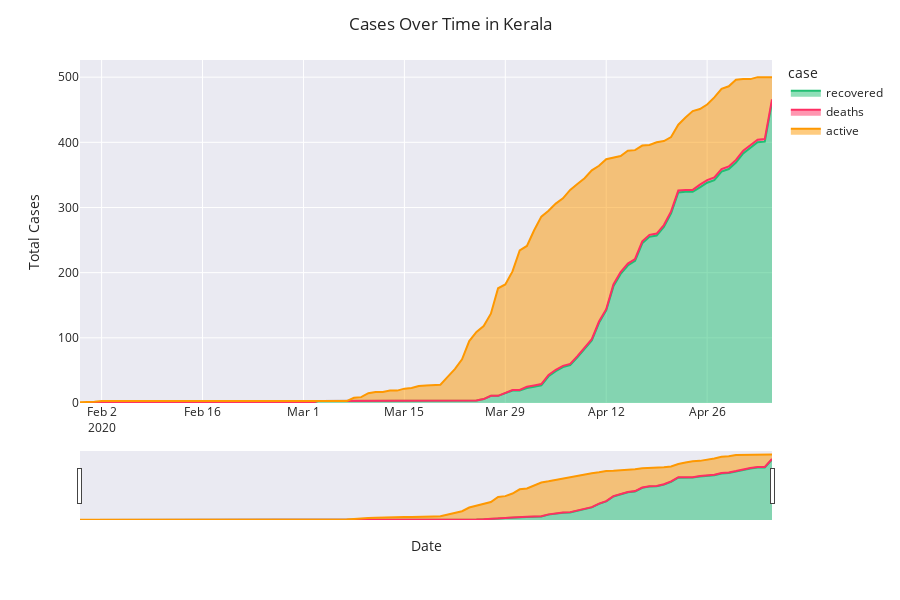
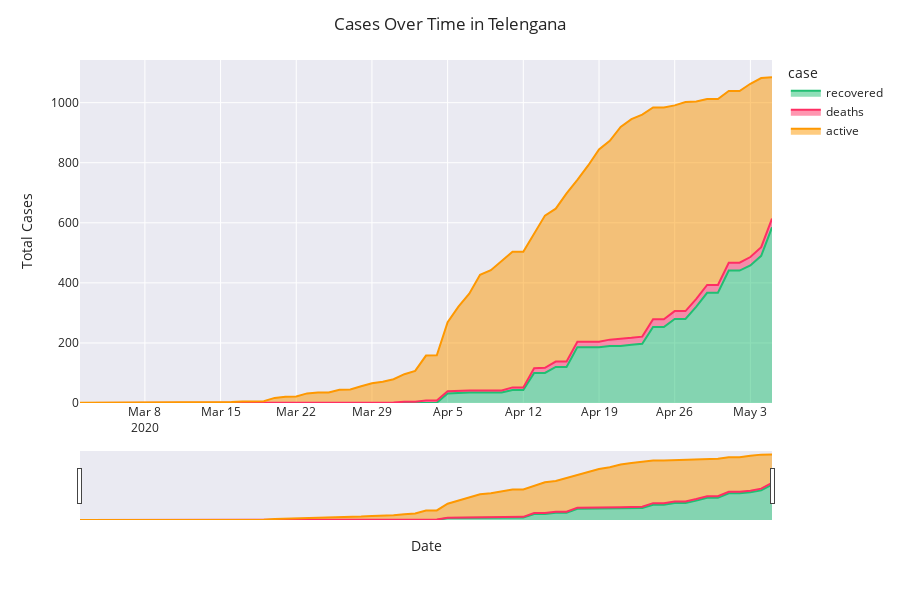
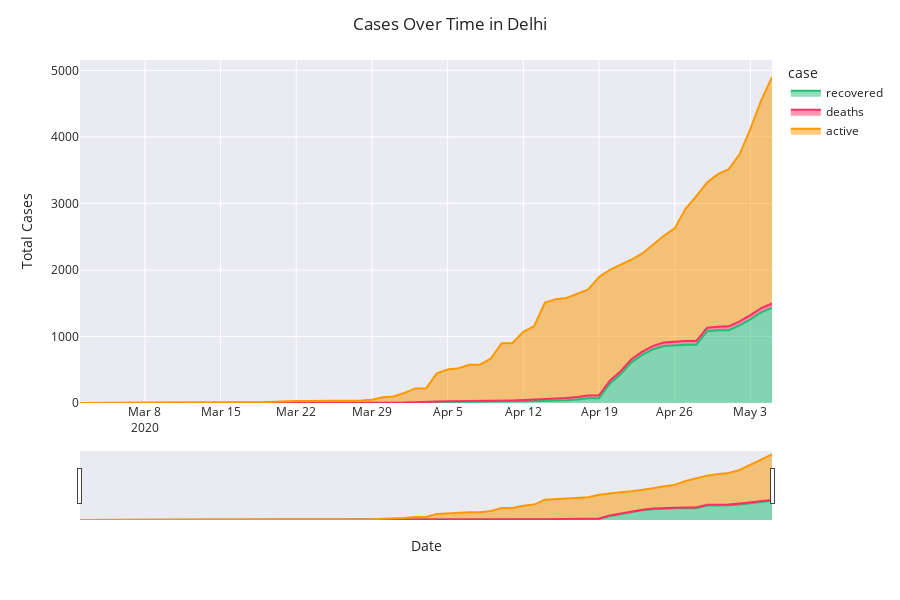
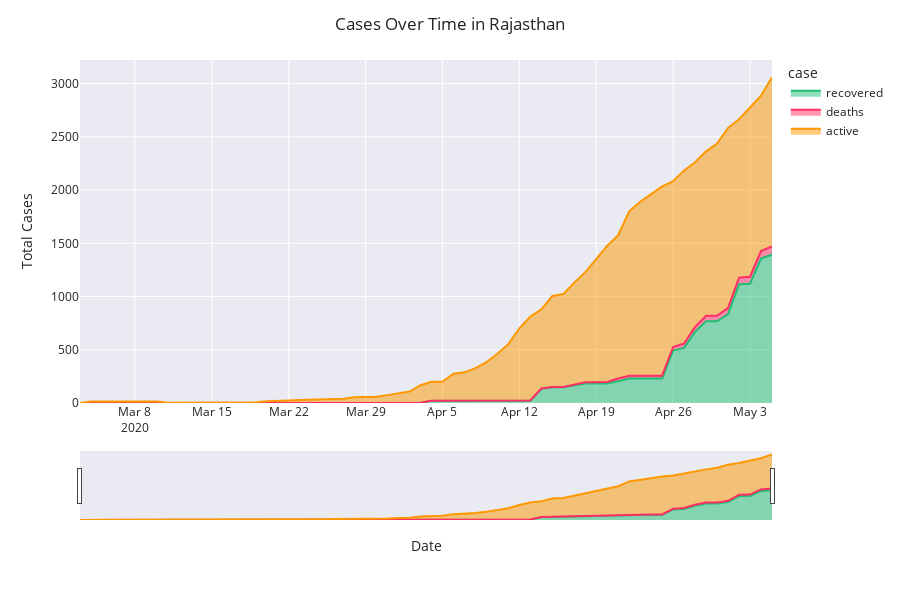

These figures' notebook cell, in order:
### Code cell
for stut in states:
    temp = india_df[india_df['state_or_ut'] == stut].groupby('date')['recovered', 'deaths', 'active'].sum().reset_index()
    temp = temp.melt(id_vars="date", value_vars=['recovered', 'deaths', 'active'],
                     var_name='case', value_name='count')

    fig = px.area(temp, x="date", y="count", color='case', height=600,
                  color_discrete_sequence = [rec, dth, act])
    fig.update_layout(title='Cases Over Time in ' + stut,
                      xaxis_title='Date',
                      yaxis_title='Total Cases',
                      xaxis_rangeslider_visible=True)
    fig.show()
